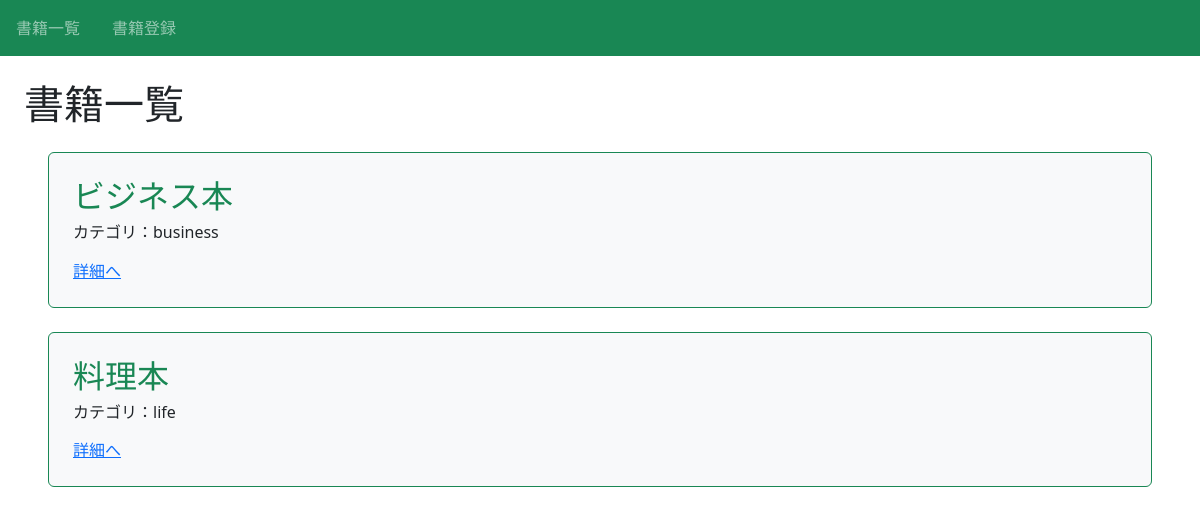
The app's page /, older data.
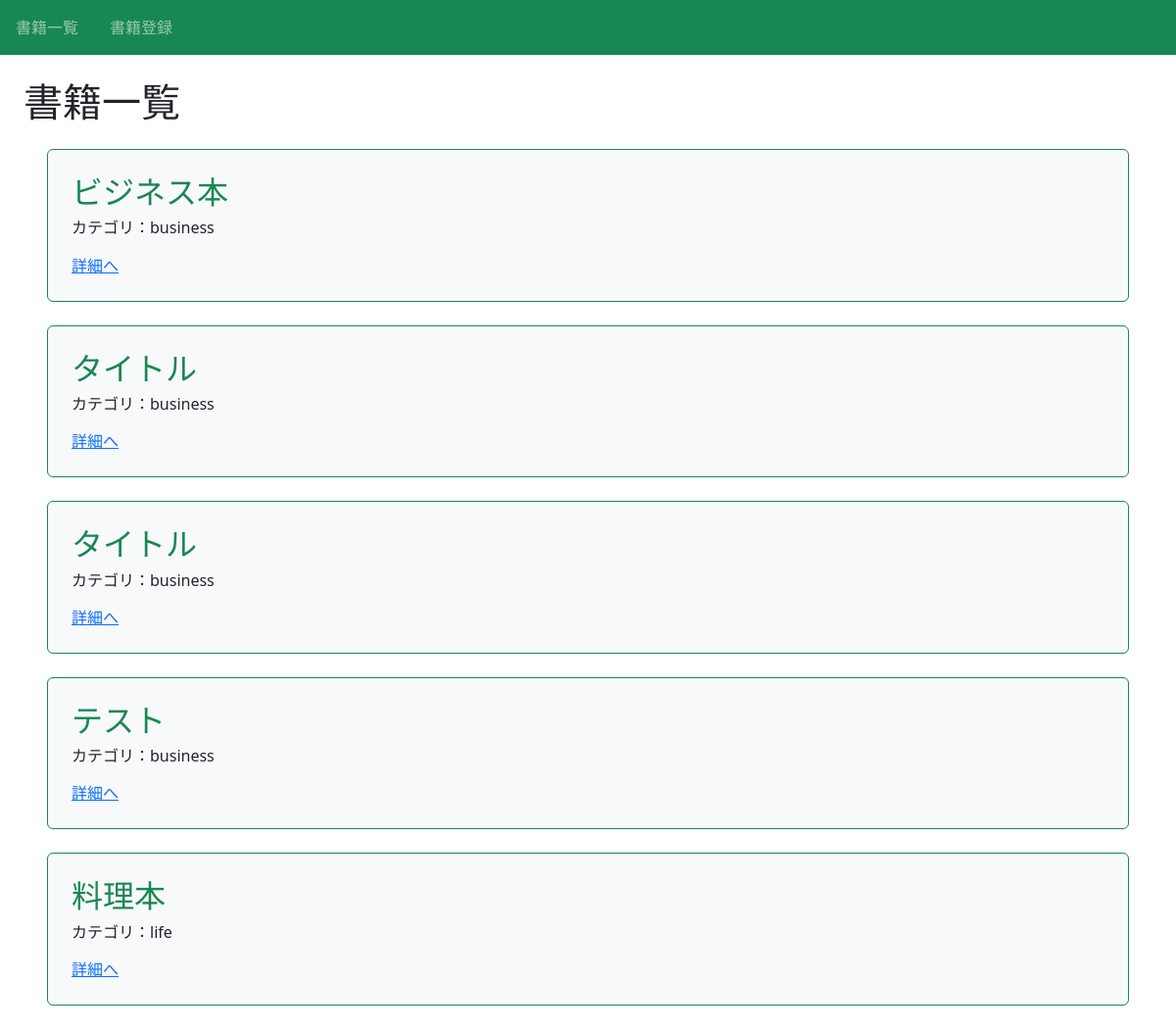
The same page, newer data.
### book/models.py (models this page shows, shortened)
class Book(models.Model):
    title = models.CharField(max_length=100)
    text = models.TextField(default='default value')
    category = models.CharField(
        max_length=100,
        choices=CATEGORY
         )

### book/views.py (the view)
# urls.py: path('', views.index_view, name="index"),
def index_view(request):
    object_list = Book.objects.order_by("category")
    return render(request, "book/index.html",{"object_list": object_list})

### book/templates/book/index.html (shortened to what this page needs)
{% extends "base.html" %}
{% block h1 %}書籍一覧{% endblock%}
{% block content %}
{% for item in object_list %}
<div class="p-4 m-4 bg-light border border-success rounded">
    <h2 class="text-success">{{ item.title }}</h2>
    <h6>カテゴリ：{{ item.category }}</h6>
    <div class="mt-3">
        <a href="{% url 'detail-book' item.pk %}">詳細へ</a>
    </div>
</div>
{% endfor %}
{% endblock content %}

Row changes from the older to the newer data that the page shows:
added Book: title "タイトル", category "business"
added Book: title "タイトル", category "business"
added Book: title "テスト", category "business"
